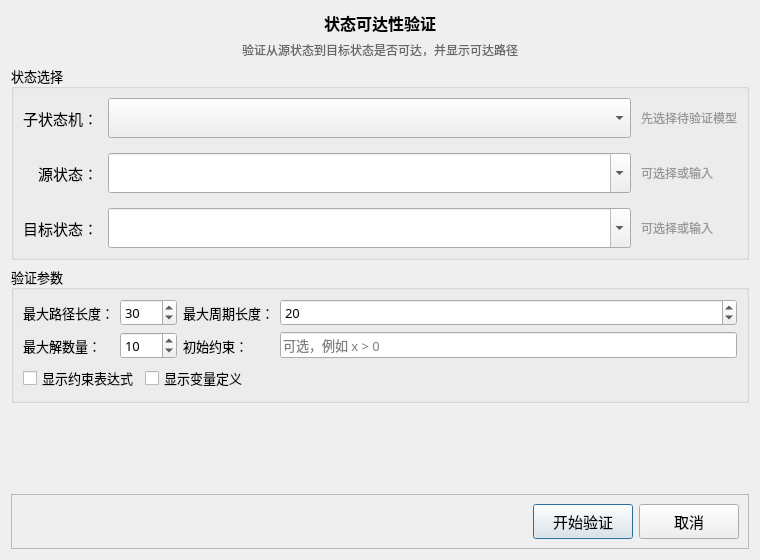
<?xml version="1.0" encoding="UTF-8"?>
<ui version="4.0">
 <class>Dialog_Reachability_Val</class>
 <widget class="QDialog" name="Dialog_Reachability_Val">
  <property name="geometry">
   <rect>
    <x>0</x>
    <y>0</y>
    <width>760</width>
    <height>560</height>
   </rect>
  </property>
  <property name="windowTitle">
   <string>可达性验证</string>
  </property>
  <layout class="QVBoxLayout" name="verticalLayout_main">
   <item>
    <widget class="QLabel" name="label_title">
     <property name="font">
      <font>
       <family>微软雅黑</family>
       <pointsize>12</pointsize>
       <weight>75</weight>
       <bold>true</bold>
      </font>
     </property>
     <property name="text">
      <string>状态可达性验证</string>
     </property>
     <property name="alignment">
      <set>Qt::AlignCenter</set>
     </property>
    </widget>
   </item>
   <item>
    <widget class="QLabel" name="label_description">
     <property name="font">
      <font>
       <family>微软雅黑</family>
       <pointsize>9</pointsize>
      </font>
     </property>
     <property name="text">
      <string>验证从源状态到目标状态是否可达，并显示可达路径</string>
     </property>
     <property name="alignment">
      <set>Qt::AlignCenter</set>
     </property>
     <property name="styleSheet">
      <string notr="true">color: #666666;</string>
     </property>
    </widget>
   </item>
   <item>
    <widget class="QGroupBox" name="groupBox_states">
     <property name="font">
      <font>
       <family>微软雅黑</family>
       <pointsize>10</pointsize>
      </font>
     </property>
     <property name="title">
      <string>状态选择</string>
     </property>
     <layout class="QGridLayout" name="gridLayout">
      <property name="horizontalSpacing">
       <number>10</number>
      </property>
      <property name="verticalSpacing">
       <number>15</number>
      </property>
      <item row="0" column="0">
       <widget class="QLabel" name="label_state_machine">
        <property name="font">
         <font>
          <family>微软雅黑</family>
          <pointsize>11</pointsize>
         </font>
        </property>
        <property name="text">
         <string>子状态机：</string>
        </property>
        <property name="alignment">
         <set>Qt::AlignRight|Qt::AlignTrailing|Qt::AlignVCenter</set>
        </property>
       </widget>
      </item>
      <item row="0" column="1">
       <widget class="QComboBox" name="combo_state_machine">
        <property name="sizePolicy">
         <sizepolicy hsizetype="Expanding" vsizetype="Fixed">
          <horstretch>0</horstretch>
          <verstretch>0</verstretch>
         </sizepolicy>
        </property>
        <property name="minimumSize">
         <size>
          <width>0</width>
          <height>40</height>
         </size>
        </property>
        <property name="font">
         <font>
          <family>微软雅黑</family>
          <pointsize>11</pointsize>
         </font>
        </property>
       </widget>
      </item>
      <item row="0" column="2">
       <widget class="QLabel" name="label_state_machine_hint">
        <property name="font">
         <font>
          <family>微软雅黑</family>
          <pointsize>9</pointsize>
         </font>
        </property>
        <property name="text">
         <string>先选择待验证模型</string>
        </property>
        <property name="styleSheet">
         <string notr="true">color: #999999;</string>
        </property>
       </widget>
      </item>
      <item row="1" column="0">
       <widget class="QLabel" name="label_source_state">
        <property name="font">
         <font>
          <family>微软雅黑</family>
          <pointsize>11</pointsize>
         </font>
        </property>
        <property name="text">
         <string>源状态：</string>
        </property>
        <property name="alignment">
         <set>Qt::AlignRight|Qt::AlignTrailing|Qt::AlignVCenter</set>
        </property>
       </widget>
      </item>
      <item row="1" column="1">
       <widget class="QComboBox" name="combo_source_state">
        <property name="sizePolicy">
         <sizepolicy hsizetype="Expanding" vsizetype="Fixed">
          <horstretch>0</horstretch>
          <verstretch>0</verstretch>
         </sizepolicy>
        </property>
        <property name="minimumSize">
         <size>
          <width>0</width>
          <height>40</height>
         </size>
        </property>
        <property name="font">
         <font>
          <family>微软雅黑</family>
          <pointsize>11</pointsize>
         </font>
        </property>
        <property name="editable">
         <bool>true</bool>
        </property>
       </widget>
      </item>
      <item row="1" column="2">
       <widget class="QLabel" name="label_source_hint">
        <property name="font">
         <font>
          <family>微软雅黑</family>
          <pointsize>9</pointsize>
         </font>
        </property>
        <property name="text">
         <string>可选择或输入</string>
        </property>
        <property name="styleSheet">
         <string notr="true">color: #999999;</string>
        </property>
       </widget>
      </item>
      <item row="2" column="0">
       <widget class="QLabel" name="label_destination_state">
        <property name="font">
         <font>
          <family>微软雅黑</family>
          <pointsize>11</pointsize>
         </font>
        </property>
        <property name="text">
         <string>目标状态：</string>
        </property>
        <property name="alignment">
         <set>Qt::AlignRight|Qt::AlignTrailing|Qt::AlignVCenter</set>
        </property>
       </widget>
      </item>
      <item row="2" column="1">
       <widget class="QComboBox" name="combo_destination_state">
        <property name="sizePolicy">
         <sizepolicy hsizetype="Expanding" vsizetype="Fixed">
          <horstretch>0</horstretch>
          <verstretch>0</verstretch>
         </sizepolicy>
        </property>
        <property name="minimumSize">
         <size>
          <width>0</width>
          <height>40</height>
         </size>
        </property>
        <property name="font">
         <font>
          <family>微软雅黑</family>
          <pointsize>11</pointsize>
         </font>
        </property>
        <property name="editable">
         <bool>true</bool>
        </property>
       </widget>
      </item>
      <item row="2" column="2">
       <widget class="QLabel" name="label_destination_hint">
        <property name="font">
         <font>
          <family>微软雅黑</family>
          <pointsize>9</pointsize>
         </font>
        </property>
        <property name="text">
         <string>可选择或输入</string>
        </property>
        <property name="styleSheet">
         <string notr="true">color: #999999;</string>
        </property>
       </widget>
      </item>
     </layout>
   </widget>
  </item>
  <item>
   <widget class="QGroupBox" name="groupBox_parameters">
    <property name="font">
     <font>
      <family>微软雅黑</family>
      <pointsize>10</pointsize>
     </font>
    </property>
    <property name="title">
     <string>验证参数</string>
    </property>
    <layout class="QGridLayout" name="gridLayout_parameters">
     <item row="0" column="0">
      <widget class="QLabel" name="label_max_path_length">
       <property name="text">
        <string>最大路径长度：</string>
       </property>
      </widget>
     </item>
     <item row="0" column="1">
      <widget class="QSpinBox" name="spinBox_max_path_length">
       <property name="minimum">
        <number>1</number>
       </property>
       <property name="maximum">
        <number>1000</number>
       </property>
       <property name="value">
        <number>30</number>
       </property>
      </widget>
     </item>
     <item row="0" column="2">
      <widget class="QLabel" name="label_max_cycle_length">
       <property name="text">
        <string>最大周期长度：</string>
       </property>
      </widget>
     </item>
     <item row="0" column="3">
      <widget class="QSpinBox" name="spinBox_max_cycle_length">
       <property name="minimum">
        <number>1</number>
       </property>
       <property name="maximum">
        <number>1000</number>
       </property>
       <property name="value">
        <number>20</number>
       </property>
      </widget>
     </item>
     <item row="1" column="0">
      <widget class="QLabel" name="label_max_solutions">
       <property name="text">
        <string>最大解数量：</string>
       </property>
      </widget>
     </item>
     <item row="1" column="1">
      <widget class="QSpinBox" name="spinBox_max_solutions">
       <property name="minimum">
        <number>1</number>
       </property>
       <property name="maximum">
        <number>1000</number>
       </property>
       <property name="value">
        <number>10</number>
       </property>
      </widget>
     </item>
     <item row="1" column="2">
      <widget class="QLabel" name="label_constraint">
       <property name="text">
        <string>初始约束：</string>
       </property>
      </widget>
     </item>
     <item row="1" column="3">
      <widget class="QLineEdit" name="edit_constraint">
       <property name="placeholderText">
        <string>可选，例如 x &gt; 0</string>
       </property>
      </widget>
     </item>
     <item row="2" column="0" colspan="4">
      <layout class="QHBoxLayout" name="horizontalLayout_options">
       <item>
        <widget class="QCheckBox" name="checkBox_show_constraints">
         <property name="text">
          <string>显示约束表达式</string>
         </property>
        </widget>
       </item>
       <item>
        <widget class="QCheckBox" name="checkBox_show_variables">
         <property name="text">
          <string>显示变量定义</string>
         </property>
        </widget>
       </item>
       <item>
        <spacer name="horizontalSpacer_options">
         <property name="orientation">
          <enum>Qt::Horizontal</enum>
         </property>
         <property name="sizeHint" stdset="0">
          <size>
           <width>40</width>
           <height>20</height>
          </size>
         </property>
        </spacer>
       </item>
      </layout>
     </item>
    </layout>
   </widget>
  </item>
  <item>
   <spacer name="verticalSpacer">
     <property name="orientation">
      <enum>Qt::Vertical</enum>
     </property>
     <property name="sizeHint" stdset="0">
      <size>
       <width>20</width>
       <height>40</height>
      </size>
     </property>
    </spacer>
   </item>
   <item>
    <widget class="QFrame" name="frame_buttons">
     <property name="frameShape">
      <enum>QFrame::StyledPanel</enum>
     </property>
     <property name="frameShadow">
      <enum>QFrame::Raised</enum>
     </property>
     <layout class="QHBoxLayout" name="horizontalLayout">
      <item>
       <spacer name="horizontalSpacer">
        <property name="orientation">
         <enum>Qt::Horizontal</enum>
        </property>
        <property name="sizeHint" stdset="0">
         <size>
          <width>40</width>
          <height>20</height>
         </size>
        </property>
       </spacer>
      </item>
      <item>
       <widget class="QPushButton" name="button_accept">
        <property name="minimumSize">
         <size>
          <width>100</width>
          <height>35</height>
         </size>
        </property>
        <property name="font">
         <font>
          <family>微软雅黑</family>
          <pointsize>11</pointsize>
         </font>
        </property>
        <property name="text">
         <string>开始验证</string>
        </property>
       </widget>
      </item>
      <item>
       <widget class="QPushButton" name="button_cancle">
        <property name="minimumSize">
         <size>
          <width>100</width>
          <height>35</height>
         </size>
        </property>
        <property name="font">
         <font>
          <family>微软雅黑</family>
          <pointsize>11</pointsize>
         </font>
        </property>
        <property name="text">
         <string>取消</string>
        </property>
       </widget>
      </item>
     </layout>
    </widget>
   </item>
  </layout>
 </widget>
 <resources/>
 <connections/>
</ui>
